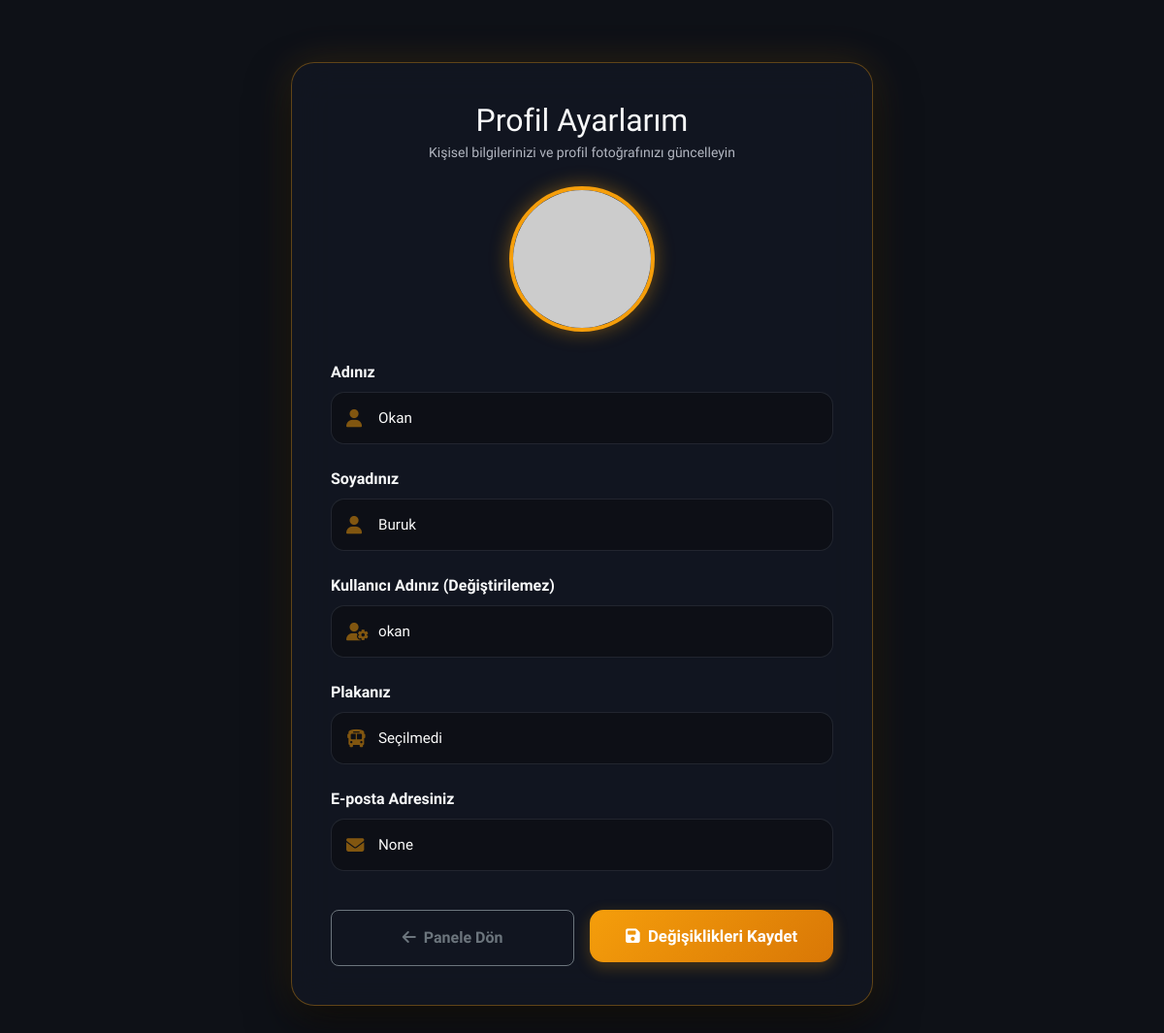
The app's page /profil (signed in), older data.
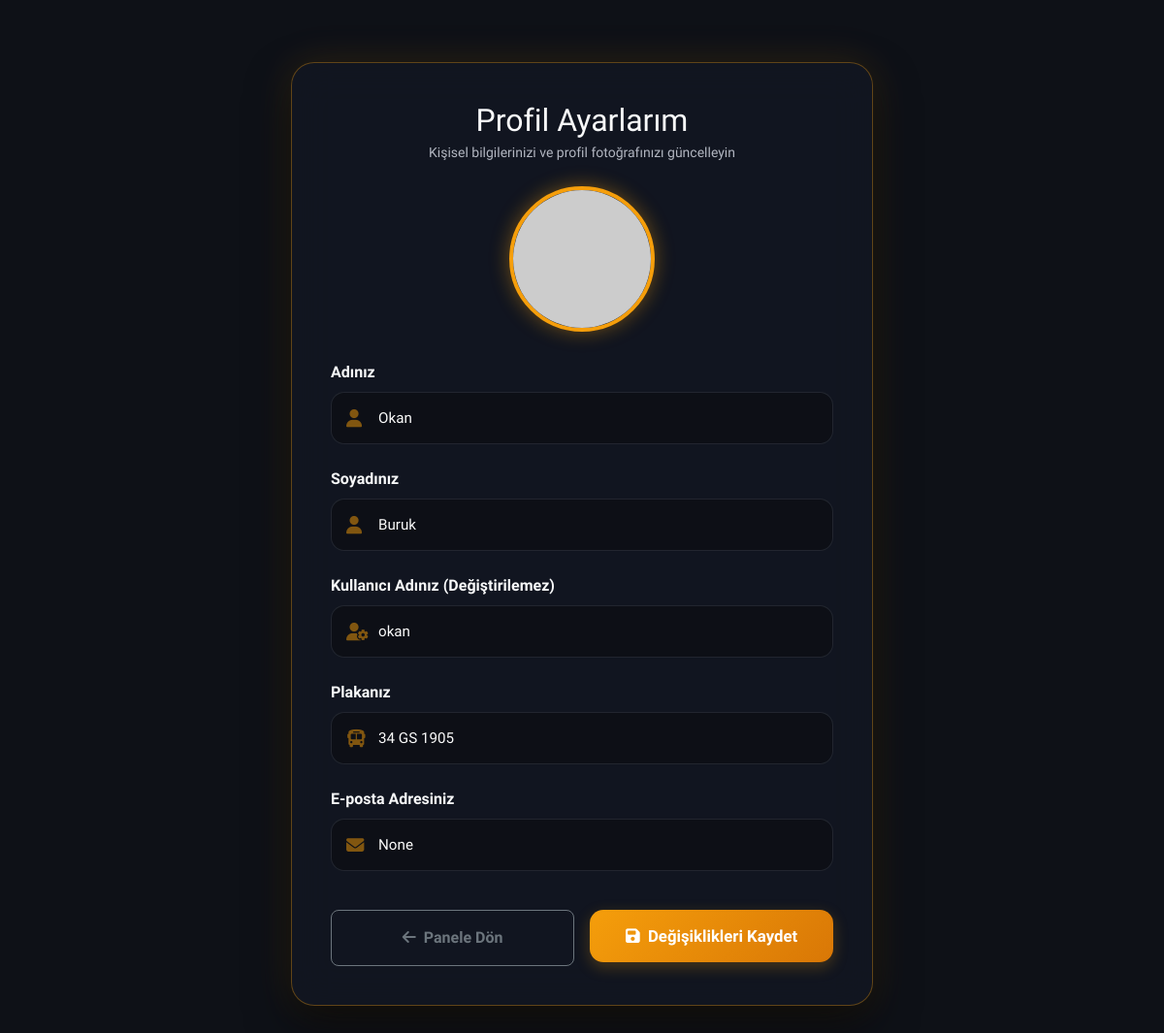
The same page, newer data.
### app/models.py (models this page shows, shortened)
class Sofor(UserMixin, db.Model):
    __tablename__ = 'soforler'
    id: Mapped[int] = mapped_column(primary_key=True, autoincrement=True)
    ad: Mapped[str] = mapped_column(String(100), nullable=False)
    soyad: Mapped[str] = mapped_column(String(100), nullable=False)
    kullanici_adi: Mapped[str] = mapped_column(String(100), nullable=False, unique=True)
    email: Mapped[Optional[str]] = mapped_column(String(120), unique=True)
    arac_plaka: Mapped[Optional[str]] = mapped_column(String(50), nullable=True)
    sifre_hash: Mapped[str] = mapped_column(String(255), nullable=False)
    sifre_plain: Mapped[Optional[str]] = mapped_column(String(255))
    reset_token: Mapped[Optional[str]] = mapped_column(String(100))
    reset_token_expiry: Mapped[Optional[str]] = mapped_column(String(50))
    profil_resmi: Mapped[Optional[str]] = mapped_column(String(255), nullable=True)
    alarmlar: Mapped[List["Alarm"]] = relationship(back_populates="sofor")
    ses_loglari: Mapped[List["SesLog"]] = relationship(back_populates="sofor")
    vardiya_kayitlari: Mapped[List["VardiyaSesKaydi"]] = relationship(back_populates="sofor")
    yorumlar: Mapped[List["YolcuYorum"]] = relationship(back_populates="sofor")
    konum: Mapped[Optional["AracKonum"]] = relationship(back_populates="sofor", uselist=False)

### app/main/routes.py (the view, shortened to what this page needs)
@bp.route('/profil', methods=['GET', 'POST'])
def profil():
    is_sofor = current_user.is_authenticated
    is_yolcu = 'yolcu_id' in session
    if not is_sofor and not is_yolcu:
        flash('Profil sayfasını görüntülemek için lütfen giriş yapın.', 'warning')
        return redirect(url_for('auth.login'))
    user_obj = None
    role = ''
    if is_sofor:
        user_obj = db.session.get(Sofor, current_user.id)
        role = 'sofor'
    else:
        user_obj = db.session.get(Yolcu, session['yolcu_id'])
        role = 'yolcu'
    return render_template('profil.html', title='Profilim', user=user_obj, role=role)

### app/models.py (called while the page is built)
@login.user_loader
def load_user(id):
    return db.session.get(Sofor, int(id))

### app/templates/profil.html (shortened to what this page needs)
{% extends "base.html" %}
{% block content %}
<div class="profile-container">
    <div class="text-center mb-4">
        <h2 class="fw-extrabold text-light mb-1">Profil Ayarlarım</h2>
        <p class="text-secondary small">Kişisel bilgilerinizi ve profil fotoğrafınızı güncelleyin</p>
    </div>
    <form action="" method="post" enctype="multipart/form-data">
        <div class="text-center">
            <div class="avatar-wrapper" onclick="document.getElementById('profil_resmi').click();">
                {% if user.profil_resmi %}
                    <img id="avatarPreview" src="{{ url_for('static', filename='uploads/avatars/' + user.profil_resmi) }}" alt="Profil Resmi">
                {% else %}
                    {% set display_name = (user.ad + '+' + user.soyad) if role == 'sofor' else user.ad_soyad %}
                    {% set avatar_color = 'f59e0b' if role == 'sofor' else '10b981' %}
                    <img id="avatarPreview" src="https://ui-avatars.com/api/?name={{ display_name }}&background={{ avatar_color }}&color=fff&size=200&bold=true" alt="Varsayılan Profil Resmi">
                {% endif %}
            </div>
        </div>
        {% if role == 'sofor' %}
            <div class="mb-4">
                <label class="form-label fw-semibold text-light mb-2">Adınız</label>
                <div class="input-icon-group">
                    <i class="fa-solid fa-user"></i>
                    <input type="text" name="ad" class="form-control" required value="{{ user.ad }}">
                </div>
            </div>
            <div class="mb-4">
                <label class="form-label fw-semibold text-light mb-2">Soyadınız</label>
                <div class="input-icon-group">
                    <i class="fa-solid fa-user"></i>
                    <input type="text" name="soyad" class="form-control" required value="{{ user.soyad }}">
                </div>
            </div>
            <div class="mb-4">
                <label class="form-label fw-semibold text-light mb-2">Kullanıcı Adınız (Değiştirilemez)</label>
                <div class="input-icon-group">
                    <i class="fa-solid fa-user-gear"></i>
                    <input type="text" class="form-control text-muted" readonly disabled value="{{ user.kullanici_adi }}">
                </div>
            </div>
            <div class="mb-4">
                <label class="form-label fw-semibold text-light mb-2">Plakanız</label>
                <div class="input-icon-group">
                    <i class="fa-solid fa-bus"></i>
                    <input type="text" class="form-control text-muted" readonly disabled value="{{ user.arac_plaka if user.arac_plaka else 'Seçilmedi' }}">
                </div>
            </div>
        {% endif %}
        <div class="mb-4">
            <label class="form-label fw-semibold text-light mb-2">E-posta Adresiniz</label>
            <div class="input-icon-group">
                <i class="fa-solid fa-envelope"></i>
                <input type="email" class="form-control text-muted" readonly disabled value="{{ user.email }}">
            </div>
        </div>
        <div class="pt-3 d-flex gap-3">
            {% if role == 'sofor' %}
                <a href="{{ url_for('main.index') }}" class="btn btn-outline-secondary w-50 py-3 rounded-3 fw-bold"><i class="fa-solid fa-arrow-left me-1"></i> Panele Dön</a>
            {% else %}
                <a href="{{ url_for('main.yolcu_plaka_sorgula') }}" class="btn btn-outline-secondary w-50 py-3 rounded-3 fw-bold"><i class="fa-solid fa-arrow-left me-1"></i> Panele Dön</a>
            {% endif %}
            <button type="submit" class="btn-premium-submit w-50"><i class="fa-solid fa-floppy-disk me-1"></i> Değişiklikleri Kaydet</button>
        </div>
    </form>
</div>
{% endblock %}

Row changes from the older to the newer data that the page shows:
changed Sofor "Okan": arac_plaka "Seçilmedi" → "34 GS 1905"
